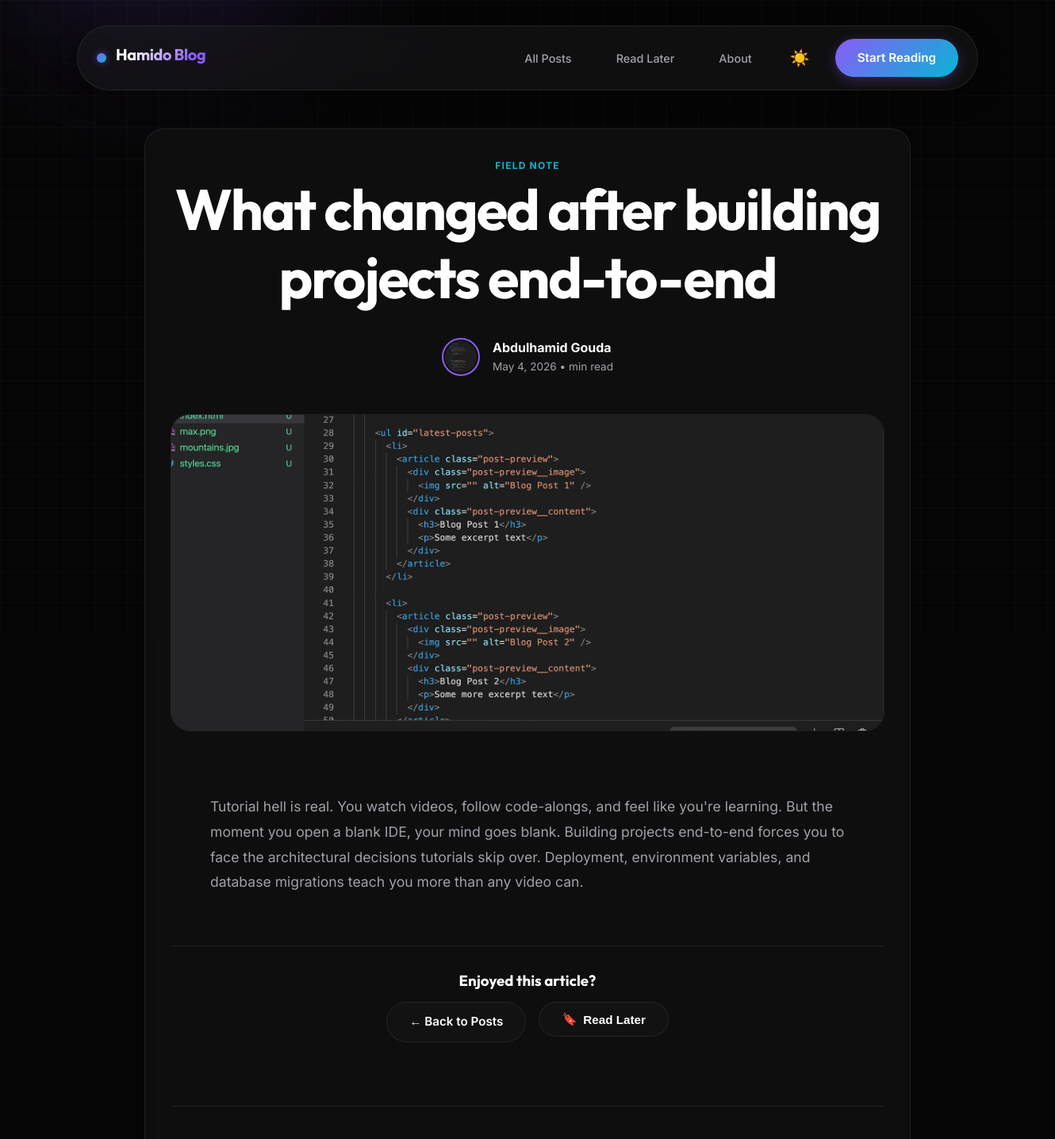
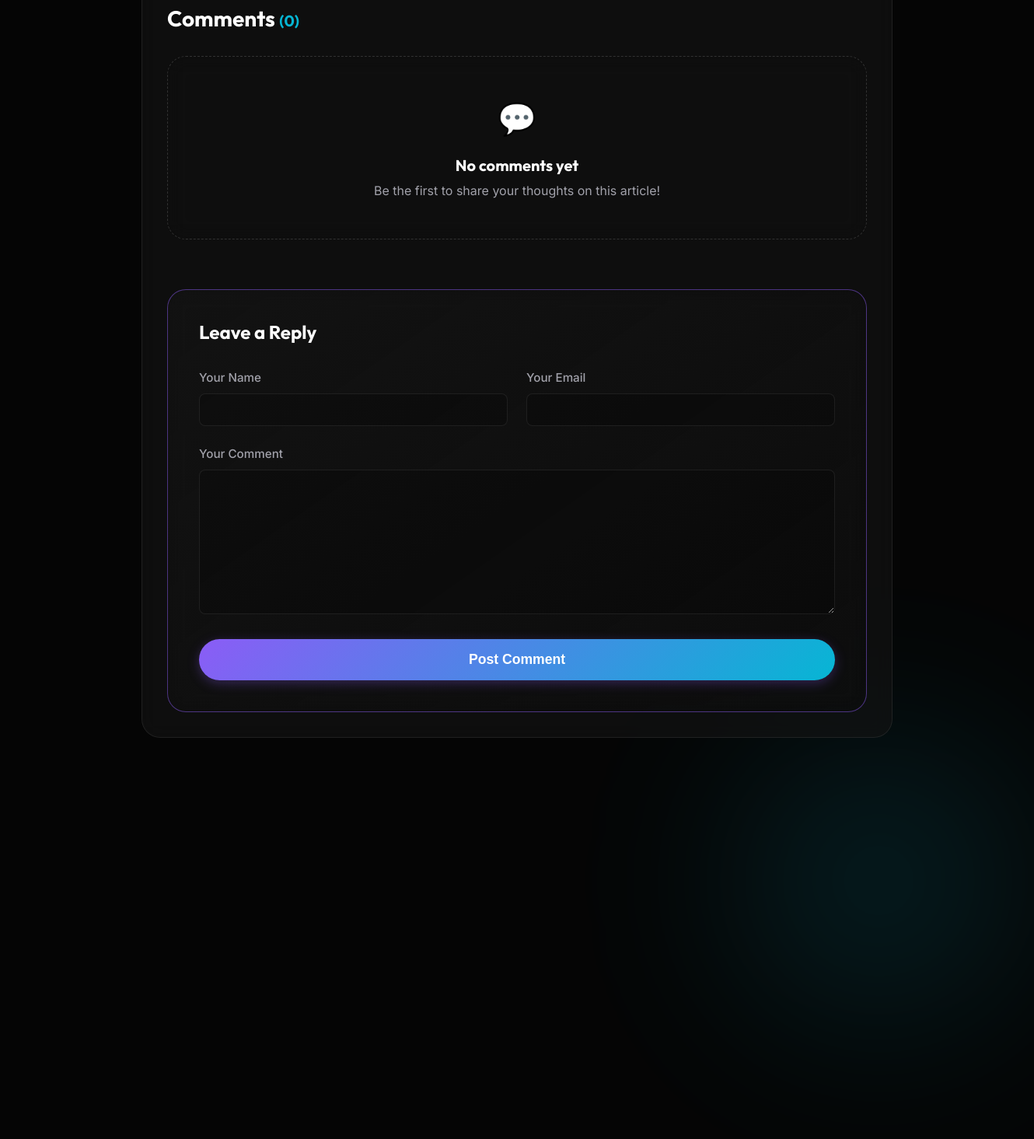
/posts/what-changed-after-building-projects-end-to-end, run on the app's committed database (2 pictures, top to bottom).
### blog/models.py (models this page shows, shortened)
class Tag(models.Model):
    caption = models.CharField(max_length=20)

class Post(models.Model):
    title =  models.CharField(max_length=150)
    Excerpt = models.CharField(max_length=200)
    image = models.ImageField(upload_to='posts')
    date = models.DateField(auto_now=True)
    slug = models.SlugField(unique=True)
    content = models.TextField(validators=[MinLengthValidator(10)])
    author = models.ForeignKey(Auhtor,null=True, on_delete=models.SET_NULL, related_name='posts')
    tags = models.ManyToManyField(Tag,related_name='posts')

class Auhtor(models.Model):
    first_name = models.CharField(max_length= 100)
    last_name = models.CharField(max_length= 100)
    email = models.EmailField()
    def full_name(self):
        return f"{self.first_name} {self.last_name}"
    def __str__(self):
        return self.full_name()

### blog/views.py (the view, shortened to what this page needs)
# urls.py: path('posts/<slug:slug>', views.PostView.as_view(), name='post-detail-page'),
class PostView(View):
    def is_saved_for_later(self, request, post_id):
        stored_posts = request.session.get("stored_posts", [])
        return post_id in stored_posts
    def get(self, request, slug):
        post = get_object_or_404(
            Post.objects.prefetch_related("tags", "comments"),
            slug=slug
        )
        comment_form = CommentForm()
        comments = post.comments.all().order_by("-date")
        count = post.comments.count()
        return render(request, "blog/post-details.html", {
            "post": post,
            "post_tags": post.tags.all(),
            "comment_form": comment_form,
            "comments": comments,
            "count": count,
            "is_saved_for_later": self.is_saved_for_later(request, post.id)
        })

### blog/forms.py
class CommentForm(forms.ModelForm):
    class Meta:
        model = Comment
        exclude = ["post","date"]
        labels = {
            "user_name" : "Your Name",
            "user_email": "Your Email",
            "text": "Your Comment"
        }

### blog/templates/blog/post-details.html (shortened to what this page needs)
{% extends "base.html" %}
{% load static %}
{% block css_files %}
<link rel="stylesheet" href="{% static 'blog/blog.css' %}">
{% endblock %}
{% block content %}
<article class="glass-panel" style="max-width: 1000px; margin: 0 auto;">
    <div class="article-header">
        {% for tag in post_tags  %}
            <span class="post-tag">{{ tag.caption }}</span>
        {% endfor %}
        <h1 class="hero-title" style="margin-bottom: 1rem;">{{ post.title }}</h1>
        <div class="author-profiler" style="justify-content: center; margin-top: 2rem;">
            <img src="{{ post.image.url }}" alt="Hamido" class="author-img" style="width: 48px; height: 48px;">
            <div style="text-align: left;">
                <p style="margin: 0; font-weight: bold; color: var(--text-primary);"> <a  href="mailto:{{ post.author.email }}"> {{ post.author|title }} </a></p>
                <p style="margin: 0; font-size: 0.85rem; color: var(--text-secondary);">{{ post.date }} • {{ post.read_time_minutes }} min read</p>
            </div>
        </div>
    </div>
    <img src="{{ post.image.url }}" alt="{{ post.title }}" class="article-hero">
    <div class="article-body">
        {{ post.content|linebreaks }}
    </div>
    <div style="border-top: 1px solid var(--border-subtle); margin-top: 4rem; padding-top: 2rem; text-align: center;">
        <h3 style="margin-bottom: 1rem;">Enjoyed this article?</h3>
        <div style="display: flex; gap: 1rem; justify-content: center; flex-wrap: wrap;">
            <a href="{% url 'posts-page' %}" class="btn btn-secondary">← Back to Posts</a>
            <form action="{% url 'read-later' %}" method="POST" style="display: inline-block;">
                <button type="submit" class="btn btn-secondary" title="{% if is_saved_for_later %}Remove from Read Later{% else %}Save for later{% endif %}">
                    <span style="margin-right: 0.5rem;">{% if is_saved_for_later %}✔️{% else %}🔖{% endif %}</span>
                    {% if is_saved_for_later %}Remove from Read Later{% else %}Read Later{% endif %}
                </button>
            </form>
        </div>
    </div>
    <section style="margin-top: 5rem; padding-top: 3rem; border-top: 1px solid var(--border-subtle);">
        <div style="display: flex; align-items: center; justify-content: space-between; margin-bottom: 2rem;">
            <h3 class="brand-text" style="font-size: 1.75rem; margin: 0;">Comments <span style="color: var(--accent-secondary); font-size: 1.25rem;">({{ count }})</span></h3>
        </div>
        <div class="comments-list" style="display: flex; flex-direction: column; gap: 1.5rem; margin-bottom: 4rem;">
            {% for comment in comments %}
                <div class="glass-panel" style="padding: 1.5rem; border-left: 4px solid var(--accent-primary);">
                    <div style="display: flex; justify-content: space-between; align-items: center; margin-bottom: 1rem;">
                        <div style="display: flex; align-items: center; gap: 0.75rem;">
                            <div style="width: 40px; height: 40px; border-radius: 50%; background: linear-gradient(135deg, var(--accent-primary), var(--accent-secondary)); display: flex; align-items: center; justify-content: center; color: white; font-weight: bold; font-size: 1.1rem;">
                                {{ comment.user_name|make_list|first|upper }}
                            </div>
                            <div>
                                <span style="font-weight: 700; color: var(--text-primary); font-size: 1.1rem; display: block;">{{ comment.user_name }}</span>
                                <span style="font-size: 0.85rem; color: var(--text-secondary);">{{ comment.date|date:"F j, Y" }}</span>
                            </div>
                        </div>
                    </div>
                    <p style="color: var(--text-secondary); margin: 0; line-height: 1.7; font-size: 1.05rem;">{{ comment.text|linebreaksbr }}</p>
                </div>
            {% empty %}
                <div class="glass-panel" style="padding: 3rem; text-align: center; border: 1px dashed var(--border-hover); background: rgba(0,0,0,0.1);">
                    <div style="font-size: 2.5rem; margin-bottom: 1rem;">💬</div>
                    <h4 style="color: var(--text-primary); margin-bottom: 0.5rem; font-size: 1.25rem;">No comments yet</h4>
                    <p style="color: var(--text-secondary); margin: 0;">Be the first to share your thoughts on this article!</p>
                </div>
            {% endfor %}
        </div>
        <div class="glass-panel" style="padding: 2.5rem; background: linear-gradient(145deg, var(--bg-surface), rgba(0,0,0,0.2)); border: 1px solid var(--accent-glow);">
            <h4 class="brand-text" style="margin-bottom: 2rem; font-size: 1.5rem;">Leave a Reply</h4>
            <form action="{% url 'post-detail-page' post.slug %}" method="POST" class="comment-form">
                <div class="comment-grid" style="display: grid; grid-template-columns: 1fr 1fr; gap: 1.5rem; margin-bottom: 1.5rem;">
                    <div style="display: flex; flex-direction: column; gap: 0.5rem;">
                        <label for="{{ comment_form.user_name.id_for_label }}" style="color: var(--text-secondary); font-size: 0.95rem; font-weight: 500;">{{ comment_form.user_name.label }}</label>
                        {{ comment_form.user_name }}
                    </div>
                    <div style="display: flex; flex-direction: column; gap: 0.5rem;">
                        <label for="{{ comment_form.user_email.id_for_label }}" style="color: var(--text-secondary); font-size: 0.95rem; font-weight: 500;">{{ comment_form.user_email.label }}</label>
                        {{ comment_form.user_email }}
                    </div>
                </div>
                <div style="display: flex; flex-direction: column; gap: 0.5rem; margin-bottom: 2rem;">
                    <label for="{{ comment_form.text.id_for_label }}" style="color: var(--text-secondary); font-size: 0.95rem; font-weight: 500;">{{ comment_form.text.label }}</label>
                    {{ comment_form.text }}
                </div>
                <button type="submit" class="btn btn-primary" style="width: 100%; font-size: 1.1rem; padding: 1rem;">Post Comment</button>
            </form>
        </div>
    </section>
</article>
{% endblock %}

### static/styles.css (style rules this page uses)
:root { --bg-base: #050505; --bg-surface: rgba(20, 20, 20, 0.6); --bg-glass: rgba(30, 30, 32, 0.45); --text-primary: #ffffff; --text-secondary: #a1a1aa; --accent-primary: #8b5cf6; --accent-secondary: #06b6d4; --accent-glow: rgba(139, 92, 246, 0.5); --border-subtle: rgba(255, 255, 255, 0.08); --border-hover: rgba(255, 255, 255, 0.15); --font-body: 'Inter', sans-serif; --font-display: 'Outfit', sans-serif; --radius-sm: 8px; --radius-md: 16px; --radius-lg: 24px; --radius-pill: 9999px; --transition-smooth: all 0.3s cubic-bezier(0.25, 0.46, 0.45, 0.94); }
* { margin: 0; padding: 0; box-sizing: border-box; }
body { background-color: var(--bg-base); color: var(--text-primary); font-family: var(--font-body); line-height: 1.6; min-height: 100vh; overflow-x: hidden; position: relative; }
h1, h2, h3, h4, h5, h6, .brand-text { font-family: var(--font-display); font-weight: 700; line-height: 1.2; margin-bottom: 0.5rem; }
a { text-decoration: none; color: inherit; transition: var(--transition-smooth); }
.btn { display: inline-flex; align-items: center; justify-content: center; padding: 0.75rem 1.75rem; border-radius: var(--radius-pill); font-weight: 600; font-size: 0.95rem; cursor: pointer; border: none; outline: none; transition: var(--transition-smooth); }
.btn-primary { background: linear-gradient(135deg, var(--accent-primary), var(--accent-secondary)); color: white; box-shadow: 0 4px 15px rgba(139, 92, 246, 0.3); }
.btn-secondary { background: rgba(120, 120, 120, 0.05); color: var(--text-primary); border: 1px solid var(--border-subtle); }
.hero-title { font-size: clamp(2.5rem, 6vw, 4.5rem); letter-spacing: -0.03em; max-width: 900px; margin-bottom: 1.5rem; }
.glass-panel { background: var(--bg-surface); backdrop-filter: blur(12px); -webkit-backdrop-filter: blur(12px); border: 1px solid var(--border-subtle); border-radius: var(--radius-lg); padding: 2rem; transition: var(--transition-smooth); }
.post-tag { font-size: 0.75rem; color: var(--accent-secondary); font-weight: 700; text-transform: uppercase; letter-spacing: 0.1em; margin-bottom: 0.75rem; }
.article-header { margin-bottom: 3rem; text-align: center; }
.article-hero { width: 100%; height: 400px; object-fit: cover; border-radius: var(--radius-lg); margin-bottom: 3rem; border: 1px solid var(--border-subtle); }
.article-body { font-size: 1.1rem; line-height: 1.8; color: var(--text-secondary); max-width: 800px; margin: 0 auto; }
.article-body p { margin-bottom: 1.5rem; }
.author-profiler { display: flex; align-items: center; gap: 1rem; margin-bottom: 1.5rem; }
.author-img { width: 64px; height: 64px; border-radius: 50%; border: 2px solid var(--accent-primary); padding: 2px; object-fit: cover; }

### blog/static/blog/blog.css (style rules this page uses)
.comment-form input[type="text"], .comment-form input[type="email"], .comment-form textarea { width: 100%; padding: 0.75rem 1rem; background: rgba(0, 0, 0, 0.2); border: 1px solid var(--border-subtle); border-radius: var(--radius-sm); color: var(--text-primary); font-family: var(--font-body); transition: var(--transition-smooth); }
.comment-form textarea { resize: vertical; min-height: 120px; }

### data on the page
Tag: caption "FIELD NOTE"
Post: title "What changed after building projects end-to-end", image (picture), author "Abdulhamid Gouda", date "May 4, 2026", content "Tutorial hell is real. You watch videos, follow code-alongs, and feel like you're learning. But the moment you open a blank IDE, your mind goes blank. Building projects end-to-end forces you to face the architectural decisions tutorials skip over. Deployment, environment variables, and database migrations teach you more than any video can."

### other printed values
{{ count }} "0"
{{ comment_form.user_name.label }} "Your Name"
{{ comment_form.user_email.label }} "Your Email"
{{ comment_form.text.label }} "Your Comment"
